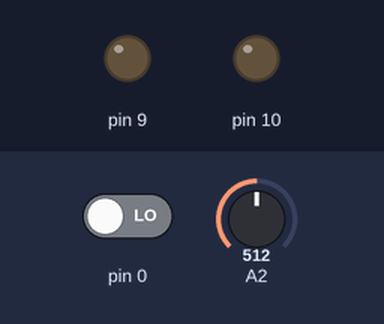
This sketch was run on a simulated Teensy 3. Parts: output pins drawn as LEDs (lit = HIGH). Dashed ring = blinking. Inputs (shaded band) come from the test bench; at power-on: pin 0 LOW, A2 = 512 (analog values on the 0–1023 scale). The local clock reads 2024-03-15 10:24:30 at power-on unless the sketch sets it; storage starts empty; what the sketch prints to the serial monitor is not drawn.

Above: at 0.6 s.
At 1.2 s:
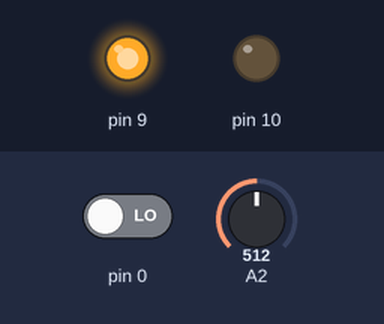
1.3 s: pin 0 driven HIGH
At 20.6 s:
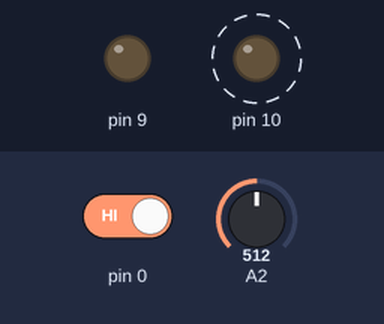
Timing chart, 0 to 21.3 s (numbered marks = the images above; inputs shaded):
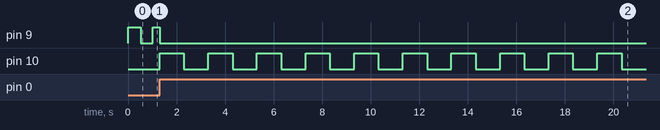

The sketch:

sketch_oct10b.ino
```cpp
volatile unsigned long time_prev = 0, time_now;
unsigned long time_chat = 30;
volatile int sw = LOW;

#include <TimeLib.h>
#include <SD.h>

const int chipSelect = BUILTIN_SDCARD;


void setup() {
  pinMode(10, OUTPUT);
  pinMode(9, OUTPUT);
  attachInterrupt(0, keisoku, RISING);

  setSyncProvider(getTeensy3Time);
  Serial.begin(115200);
  //while (!Serial);  // Wait for Arduino Serial Monitor to open
  //delay(100);
  if (timeStatus() != timeSet) {
    Serial.println("Unable to sync with the RTC");
  } else {
    Serial.println("RTC has set the system time");
  }
  //setTime(16, 56, 50, 24, 7, 2017);
  Serial.print(F("Initializing SD card..."));
  pinMode(SS, OUTPUT);
  if (!SD.begin(chipSelect)) {
    Serial.println(F("Card failed, or not present"));
    // 失敗、何もしない
    while (1);
  }
  Serial.println(F("ok."));
}

//void printDigits(int digits) {
// utility function for digital clock display: prints preceding colon and leading 0
//  dataFile.print(":");
// if (digits < 10)
// dataFile.print('0');
// dataFile.print(digits);
//}

void loop() {
  Serial.println("Standingby");
  digitalWrite(9, HIGH);
  delay(500);
  digitalWrite(9, LOW);
  delay(500);
}

void keisoku() {
  analogReadResolution(16);
  float ms2 = 9.80665;
  float x , y , z;
  x = y = z = 0 ;
  int x0 , y0 , z0 ; // 0Gの数値を入れる
  int x1 , y1 , z1 ; // 1Gの数値から0Gの数値を引いた数値を入れる
  x0 = 32866 ; y0 = 32904 ; z0 = 32734 ;
  x1 = 13038 ; y1 = 12990 ; z1 = 13016 ;
  File dataFile = SD.open("datalog.csv", FILE_WRITE);
  digitalWrite(9, LOW);
  setTime(16, 56, 50, 24, 7, 2017);
  time_now = millis(); //現在の割り込み時刻を取得
  if ( time_now - time_prev > time_chat) {
    if (dataFile) {
      if ( sw == LOW ) {
        for (int i = 0; i < 20; i++) {
          if ((i % 2) == 0) {
            digitalWrite(10, HIGH);
          }
          else {
            digitalWrite(10, LOW);
          }

          for (int k = 0; k < 200; k++) {
            unsigned long t = micros();
            //x = analogRead(0);
            //y = analogRead(1);
            z = analogRead(2);
            // x = (x  - x0) / x1 ;
            //y = (y  - y0) / y1 ;
            z = (z  - z0) / z1 ;
            dataFile.print(hour());       dataFile.print(":");
            dataFile.print(minute());      dataFile.print(":");
            dataFile.print(second());
            dataFile.print(",");
            //digitalClockDisplay();
            //dataFile.print(x * ms2, 4); dataFile.print(",");
            //dataFile.print(y * ms2, 4); dataFile.print(",");
            dataFile.println(z * ms2, 4);
            Serial.println(micros() - t);
            delayMicroseconds(5000 - micros() + t);
          }

        }
        dataFile.close();
      }
      sw = !sw;
    }
    else {
      Serial.println(F("error opening datalog.txt"));
    }

  }

  time_prev = time_now; //現在の割り込み時刻を前回の割り込み時刻へコピー

}

//void digitalClockDisplay() {
// digital clock display of the time
//Serial.print(year());     Serial.print("/");
//Serial.print(month());    Serial.print("/");
//Serial.print(day());       Serial.print(",");
//Serial.print(hour());     Serial.print(":");
//Serial.print(minute());   Serial.print(":");
//Serial.print(second());     Serial.print(":");      Serial.print(5 * k);
//Serial.print(",");
//}


time_t getTeensy3Time()
{
  return Teensy3Clock.get();
}
```

Measured:
- after the input at 1.3 s, pin 10: alternates HIGH for 1.0 s and LOW for 1.0 s, starting at once
